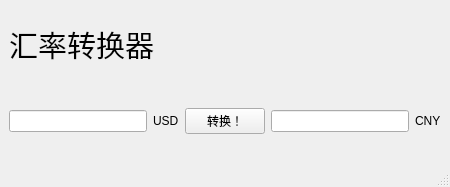
<?xml version="1.0" encoding="UTF-8"?>
<ui version="4.0">
 <class>MainWindow</class>
 <widget class="QMainWindow" name="MainWindow">
  <property name="geometry">
   <rect>
    <x>0</x>
    <y>0</y>
    <width>450</width>
    <height>187</height>
   </rect>
  </property>
  <property name="windowTitle">
   <string>Conversion</string>
  </property>
  <widget class="QWidget" name="centralwidget">
   <layout class="QGridLayout" name="gridLayout">
    <item row="0" column="0">
     <widget class="QLabel" name="label">
      <property name="font">
       <font>
        <pointsize>22</pointsize>
       </font>
      </property>
      <property name="text">
       <string>汇率转换器</string>
      </property>
     </widget>
    </item>
    <item row="1" column="0">
     <layout class="QHBoxLayout" name="horizontalLayout">
      <item>
       <widget class="QLineEdit" name="lineEdit"/>
      </item>
      <item>
       <widget class="QLabel" name="label_2">
        <property name="text">
         <string>USD</string>
        </property>
       </widget>
      </item>
      <item>
       <widget class="QPushButton" name="pushButton">
        <property name="text">
         <string>转换！</string>
        </property>
       </widget>
      </item>
      <item>
       <widget class="QLineEdit" name="lineEdit_2"/>
      </item>
      <item>
       <widget class="QLabel" name="label_3">
        <property name="text">
         <string>CNY</string>
        </property>
       </widget>
      </item>
     </layout>
    </item>
   </layout>
  </widget>
  <widget class="QMenuBar" name="menubar">
   <property name="geometry">
    <rect>
     <x>0</x>
     <y>0</y>
     <width>450</width>
     <height>26</height>
    </rect>
   </property>
  </widget>
  <widget class="QStatusBar" name="statusbar"/>
 </widget>
 <resources/>
 <connections/>
</ui>
